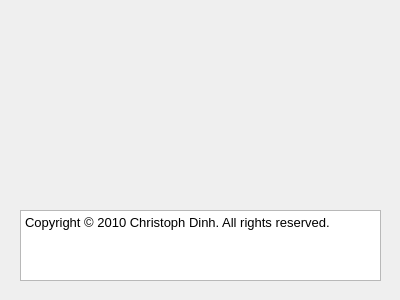
<?xml version="1.0" encoding="UTF-8"?>
<ui version="4.0">
 <class>ECGAboutWidgetClass</class>
 <widget class="QDialog" name="ECGAboutWidgetClass">
  <property name="geometry">
   <rect>
    <x>0</x>
    <y>0</y>
    <width>400</width>
    <height>300</height>
   </rect>
  </property>
  <property name="sizePolicy">
   <sizepolicy hsizetype="Fixed" vsizetype="Fixed">
    <horstretch>0</horstretch>
    <verstretch>0</verstretch>
   </sizepolicy>
  </property>
  <property name="minimumSize">
   <size>
    <width>400</width>
    <height>300</height>
   </size>
  </property>
  <property name="maximumSize">
   <size>
    <width>400</width>
    <height>300</height>
   </size>
  </property>
  <property name="windowTitle">
   <string>About ECG Simulator</string>
  </property>
  <widget class="QTextBrowser" name="textBrowser">
   <property name="geometry">
    <rect>
     <x>20</x>
     <y>210</y>
     <width>361</width>
     <height>71</height>
    </rect>
   </property>
   <property name="html">
    <string>&lt;!DOCTYPE HTML PUBLIC &quot;-//W3C//DTD HTML 4.0//EN&quot; &quot;http://www.w3.org/TR/REC-html40/strict.dtd&quot;&gt;
&lt;html&gt;&lt;head&gt;&lt;meta name=&quot;qrichtext&quot; content=&quot;1&quot; /&gt;&lt;style type=&quot;text/css&quot;&gt;
p, li { white-space: pre-wrap; }
&lt;/style&gt;&lt;/head&gt;&lt;body style=&quot; font-family:'Sans'; font-size:10pt; font-weight:400; font-style:normal;&quot;&gt;
&lt;table border=&quot;0&quot; style=&quot;-qt-table-type: root; margin-top:4px; margin-bottom:4px; margin-left:4px; margin-right:4px;&quot;&gt;
&lt;tr&gt;
&lt;td style=&quot;border: none;&quot;&gt;
&lt;p style=&quot; margin-top:0px; margin-bottom:0px; margin-left:0px; margin-right:0px; -qt-block-indent:0; text-indent:0px;&quot;&gt;Copyright © 2010 Christoph Dinh. All rights reserved.&lt;/p&gt;&lt;/td&gt;&lt;/tr&gt;&lt;/table&gt;&lt;/body&gt;&lt;/html&gt;</string>
   </property>
  </widget>
 </widget>
 <layoutdefault spacing="6" margin="11"/>
 <resources/>
 <connections/>
</ui>
